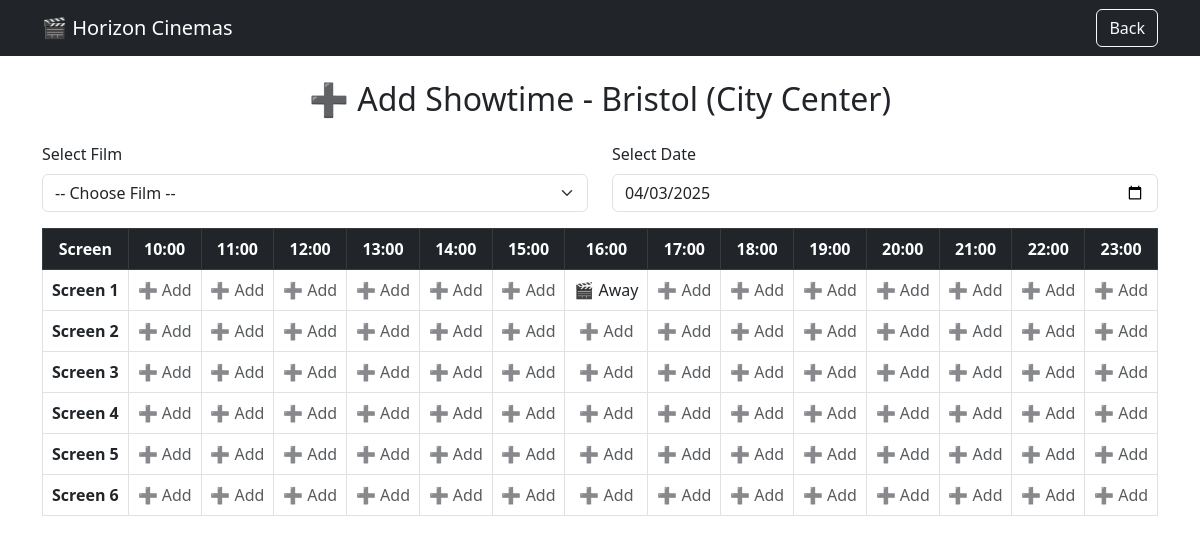
The page /add_showtime/4 (signed in) on the database its author committed.
### tables this page shows
CREATE TABLE cinemas (
            id INTEGER PRIMARY KEY AUTOINCREMENT,
            city TEXT NOT NULL,
            location TEXT NOT NULL,
            num_of_screens INTEGER NOT NULL
        );

CREATE TABLE films (
            id INTEGER PRIMARY KEY AUTOINCREMENT,
            title TEXT NOT NULL,
            genre TEXT NOT NULL,
            age_rating TEXT NOT NULL,
            description TEXT,
            actors TEXT
        );

### blueprints/admin_routes.py (the view)
@admin_routes.route('/add_showtime/<int:cinema_id>', methods=['GET'])
@jwt_required()
def add_showtime(cinema_id):
    selected_date = request.args.get("date", datetime.now().strftime('%Y-%m-%d'))
    selected_film_id = request.args.get("film_id", type=int)
    with get_db_connection() as conn:
        cursor = conn.cursor()
        cursor.execute("SELECT id, city, location FROM cinemas WHERE id = ?", (cinema_id,))
        cinema = cursor.fetchone()
        if not cinema:
            flash("❌ Cinema not found.", "danger")
            return redirect(url_for('admin.manage_film', cinema_id=cinema_id))
        cursor.execute("SELECT id, title FROM films")
        films = cursor.fetchall()
        cursor.execute("SELECT screen_number FROM screens WHERE cinema_id = ?", (cinema_id,))
        screens = [row["screen_number"] for row in cursor.fetchall()]
        cursor.execute("""
            SELECT s.screen_number, s.show_time, f.title
            FROM showtimes s
            JOIN films f ON s.film_id = f.id
            WHERE s.cinema_id = ? AND DATE(s.show_time) = ?
        """, (cinema_id, selected_date))
        showtime_map = {}
        for row in cursor.fetchall():
            time_slot = row["show_time"][11:16]  # "HH:MM"
            key = (row["screen_number"], time_slot)
            showtime_map[key] = row["title"]
        time_slots = [f"{hour:02}:00" for hour in range(10, 24)]
    return render_template("add_showtime.html",
                           cinema=cinema,
                           cinema_id=cinema_id,
                           films=films,
                           screens=screens,
                           selected_date=selected_date,
                           showtime_map=showtime_map,
                           time_slots=time_slots)

### database/database_setup.py (called while the page is built)
def get_db_connection(testing=False):
    try:
        testing = current_app.config.get("TESTING", False)
    except RuntimeError:
        pass
    db_name = 'horizon_cinemas_test.db' if testing else 'horizon_cinemas.db'
    db_path = os.path.join(os.path.dirname(__file__), db_name)
    print("✅ get_db_connection() called")
    print(f"📍 USING DB: {db_path}")
    conn = sqlite3.connect(db_path)
    conn.row_factory = sqlite3.Row
    return conn

### templates/add_showtime.html (shortened to what this page needs)
<!DOCTYPE html>
<html lang="en">
<head>
  <link rel="stylesheet" href="https://cdn.jsdelivr.net/npm/bootstrap@5.3.0/dist/css/bootstrap.min.css">
</head>
<body>
<nav class="navbar navbar-dark bg-dark">
  <div class="container">
    <a class="navbar-brand" href="/">🎬 Horizon Cinemas</a>
    <a href="/manage_film/{{ cinema_id }}" class="btn btn-outline-light">Back</a>
  </div>
</nav>
<div class="container mt-4">
  <h2 class="text-center mb-4">➕ Add Showtime - {{ cinema.city }} ({{ cinema.location }})</h2>
  <form method="GET" action="">
    <div class="row mb-3">
      <div class="col-md-6">
        <label class="form-label">Select Film</label>
        <select id="film_id" name="film_id" class="form-select" required>
          <option value="">-- Choose Film --</option>
        </select>
      </div>
      <div class="col-md-6">
        <label class="form-label">Select Date</label>
        <input type="date" name="date" class="form-control" value="{{ selected_date }}" onchange="this.form.submit()">
      </div>
    </div>
  </form>
  <table class="table table-bordered">
    <thead class="table-dark">
      <tr>
        <th>Screen</th>
        {% for time in time_slots %}
          <th>{{ time }}</th>
        {% endfor %}
      </tr>
    </thead>
    <tbody>
      {% for screen in screens %}
      <tr>
        <td><strong>Screen {{ screen }}</strong></td>
        {% for time in time_slots %}
          {% set key = (screen, time) %}
          <td class="cell-clickable"
              {% if not showtime_map.get(key) %}
                data-screen="{{ screen }}"
                data-time="{{ time }}"
                data-bs-toggle="modal"
                data-bs-target="#addModal"
              {% endif %}
          >
            {% if showtime_map.get(key) %}
              🎬 {{ showtime_map[key] }}
            {% else %}
              <span class="text-muted">➕ Add</span>
            {% endif %}
          </td>
        {% endfor %}
      </tr>
      {% endfor %}
    </tbody>
  </table>
</div>
</body>
</html>

### templates/add_showtime.html (style rules this page uses)
td, th { text-align: center; vertical-align: middle; }
.cell-clickable { cursor: pointer; }

### rows shown on the page
cinemas: city "Bristol", location "City Center"
films: title "Away"

### other values the page prints
{{ time }} "10:00" "11:00" "12:00" "13:00" "14:00" "15:00" "16:00" "17:00" "18:00" "19:00" "20:00" "21:00" "22:00" "23:00"
{{ screen }} "1" "2" "3" "4" "5" "6"
